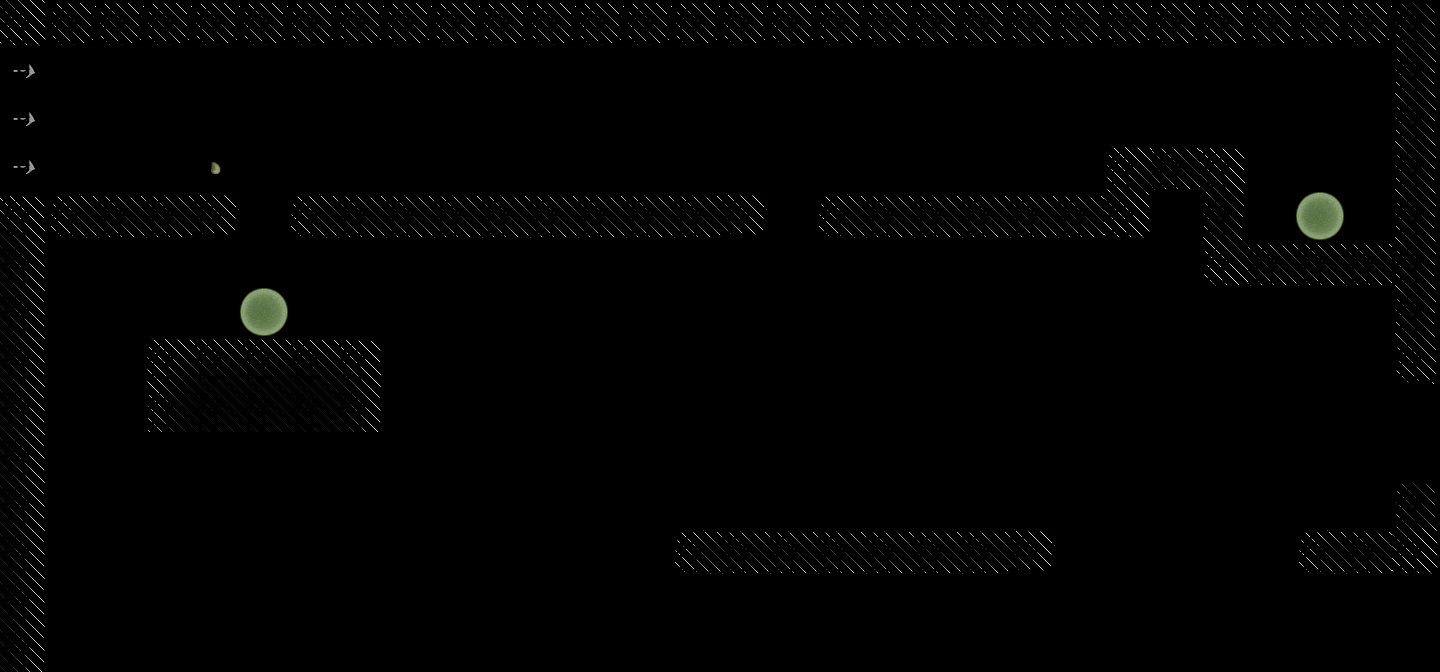

The image is a tile-based game level rendered from a .tmx file. Its description and source (layers, tilesets, objects; grid data summarised) follow:
An orthogonal 30x14 tile map with 48x48 px tiles, 2 tile layers (Tiles, Objects), 2 tilesets.

<map version="1.0" orientation="orthogonal" width="30" height="14" tilewidth="48" tileheight="48">
 <tileset firstgid="1" name="objects" tilewidth="48" tileheight="48">
  <image source="img/tiles/objects.png" width="192" height="192" />
  <tile id="0">
   <properties>
    <property name="components" value="Player" />
    <property name="object" value="" />
   </properties>
  </tile>
  <tile id="1">
   <properties>
    <property name="components" value="Finish" />
    <property name="object" value="" />
   </properties>
  </tile>
  <tile id="2">
   <properties>
    <property name="components" value="Dead" />
    <property name="object" value="" />
   </properties>
  </tile>
  <tile id="3">
   <properties>
    <property name="components" value="Wall" />
    <property name="object" value="" />
   </properties>
  </tile>
  <tile id="4">
   <properties>
    <property name="components" value="CellNormal" />
    <property name="object" value="" />
   </properties>
  </tile>
  <tile id="5">
   <properties>
    <property name="components" value="CellJump" />
    <property name="object" value="" />
   </properties>
  </tile>
  <tile id="8">
   <properties>
    <property name="components" value="CellNormal" />
    <property name="object" value="" />
   </properties>
  </tile>
 </tileset>
 <tileset firstgid="17" name="standard" tilewidth="48" tileheight="48">
  <image source="img/tiles/standard.png" width="384" height="384" />
  <tile id="13">
   <properties>
    <property name="components" value="Finish" />
   </properties>
  </tile>
  <tile id="14">
   <properties>
    <property name="components" value="Finish" />
   </properties>
  </tile>
 </tileset>
 <layer name="Tiles" width="30" height="14">
  <data>[420 cells, 131 non-empty, 20 distinct tile ids]</data>
 </layer>
 <layer name="Objects" width="30" height="14">
  <data>[420 cells, 106 non-empty, 5 distinct tile ids]</data>
 </layer>
</map>
